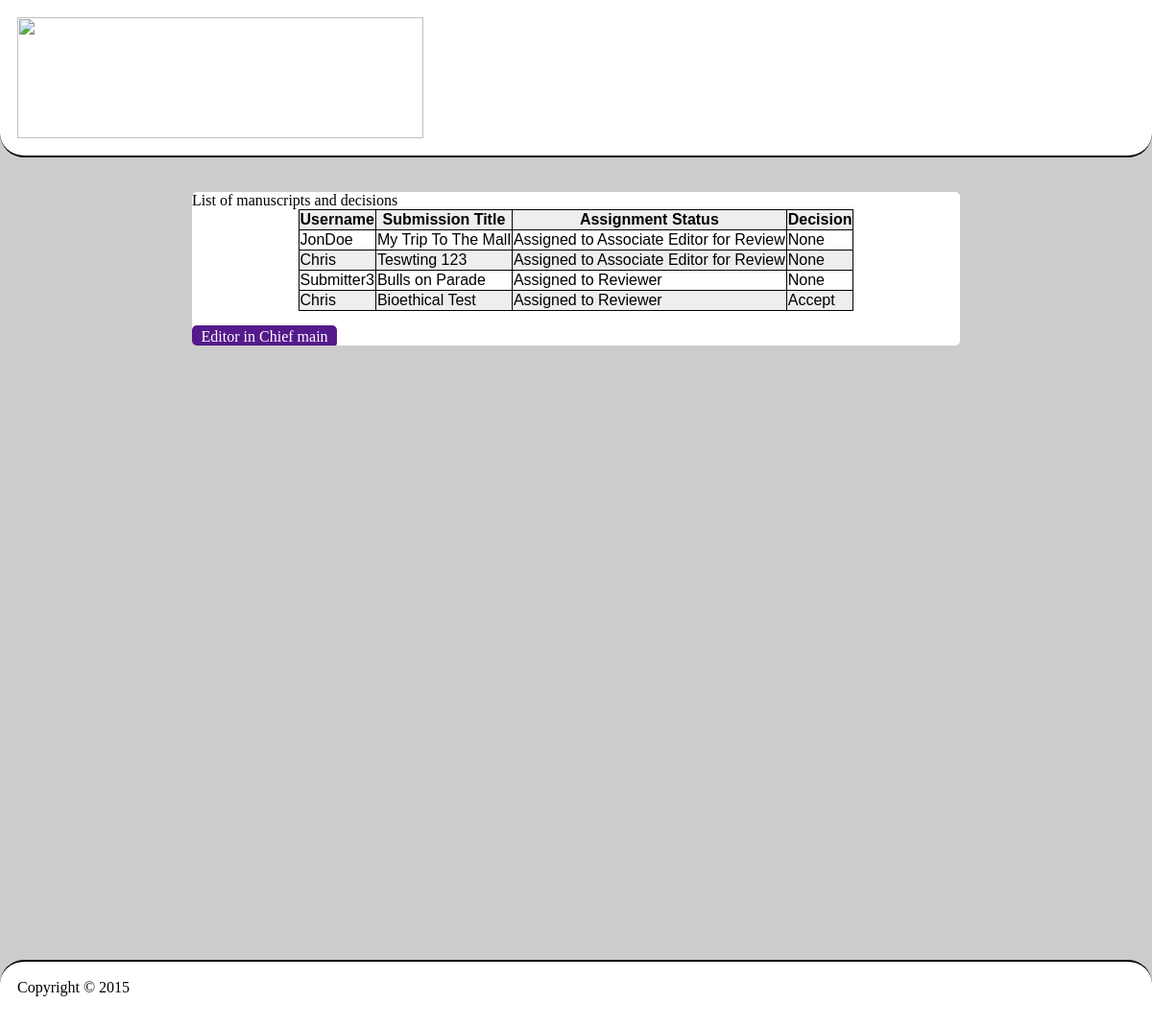
The app's page /submissionStatus.php (signed in) with its own data.
### tables this page shows
CREATE TABLE `manuscripts` (
  `ManuscriptID` int(11) NOT NULL,
  `Username` varchar(40) NOT NULL,
  `ArticleType` varchar(40) NOT NULL,
  `SymposiumName` varchar(500) NOT NULL,
  `SubmissionTitle` varchar(100) NOT NULL,
  `FirstAuthor` varchar(100) NOT NULL,
  `SecondAuthor` varchar(100) NOT NULL,
  `ThirdAuthor` varchar(100) NOT NULL,
  `FourthAuthor` varchar(100) NOT NULL,
  `FunderName` varchar(100) NOT NULL,
  `GrantNumber` varchar(500) NOT NULL,
  `GrantRecipient` varchar(100) NOT NULL,
  `Abstract` longtext NOT NULL,
  `Comments` longtext NOT NULL,
  `Status` int(10) NOT NULL DEFAULT '1',
  `DecisionID` int(11) NOT NULL DEFAULT '1',
  `DateCreated` timestamp NOT NULL DEFAULT CURRENT_TIMESTAMP,
  `JBIN` varchar(100) NOT NULL,
  `CorrespondingAuthor` varchar(100) NOT NULL,
  `CorrespondingEmail` varchar(100) NOT NULL,
  `SympSpIssue` varchar(10) NOT NULL,
  `Published1` varchar(10) NOT NULL,
  `Published2` varchar(10) NOT NULL,
  `Published3` varchar(10) NOT NULL
);

CREATE TABLE `manuscriptStatus` (
  `Status` int(11) NOT NULL,
  `DescriptionStatus` varchar(100) NOT NULL
);

CREATE TABLE `statuses` (
  `DecisionID` int(11) NOT NULL,
  `DescriptionDecision` varchar(100) NOT NULL
);

### submissionStatus.php (the view, shortened to what this page needs)
<body id="body1">
	<div id="header">
		<img src="http://ctomsyck.com/image/title.png" width="423px" height="126px">
	</div>
	<br>
	<br>
	<div class="wrapper">
  <div id="content">
<?php echo "<link rel='stylesheet' type='text/css' href='http://ctomsyck.com/stylesheet.css' />"; php?>
<?php
$role = $_SESSION['role'];
 if($role == '1'){
$con=mysqli_connect("fdb6.awardspace.net","1966405_journal","rich1journal","1966405_journal");
$result = mysqli_query($con,"select a.Username, a.SubmissionTitle, b.DescriptionStatus,  c.DescriptionDecision
							from manuscripts a
							join manuscriptStatus b on b.Status = a.Status
							join statuses c on c.DecisionID = a.DecisionID");
echo "List of manuscripts and decisions";
echo "<table border='1'>
<tr>
	<th>Username</th>
	<th>Submission Title</th>
	<th>Assignment Status</th>
	<th>Decision</th>
</tr>";
while($row = mysqli_fetch_array($result))
{
echo "<tr>";
echo "<td>" . $row['Username'] . "</td>";
echo "<td>" . $row['SubmissionTitle'] . "</td>";
echo "<td>" . $row['DescriptionStatus'] . "</td>";
echo "<td>" . $row['DescriptionDecision'] . "</td>";
echo "</tr>";
}
echo "</table>";
 ?>
 <html>
<head>
	<link type="text/css" rel="stylesheet" href="stylesheet.css"/>
</head>
<body>
<br><a href="/chiefEditorMain.php/">Editor in Chief main</a><br>
</body>
</html>
	</div>
		<div class="push"></div>
	</div>
		<footer>Copyright &copy; 2015</footer>
<?php
    } else {
        header('Location: /chiefEditorMain.php/');
        ob_end_flush();
    }?>

### stylesheet.css (style rules this page uses)
html, body { margin: 0; padding: 0; height: 100%; background: #cccccc; }
#content { background: white; width: 800px; overflow: auto; height: auto; border-radius: 5px; margin: 0 auto; padding: 0; }
div { padding: 0px; margin: 0px; }
#header { background-color: white; padding: 18px; border-bottom: 2px solid black; border-bottom-right-radius: 25px; border-bottom-left-radius: 25px; clear: both; }
footer { background-color: white; padding: 18px; border-top: 2px solid black; border-top-right-radius: 25px; border-top-left-radius: 25px; clear: both; }
footer, .push { height: 2em; clear: both; }
.wrapper { min-height: 100%; height: auto !important; height: 100%; margin: 0 auto; }
a:active, a:link { text-decoration: none; color: white; }
a { float: middle; width: 6em; color: white; text-decoration: none; background-color: #551A8B; padding: 0.2em 0.6em; border-right: 1px; border-radius: 5px; cursor: pointer; }
tr:nth-of-type(odd) { background-color: rgb(238, 238, 238); }
table, th, td { border: 1px solid black; border-collapse: collapse; font-family: Helvetica, sans-serif; margin-left: auto; margin-right: auto; border-radius: 5px; }

### records on screen
manuscripts: Username "JonDoe", SubmissionTitle "My Trip To The Mall", manuscriptstatus.DescriptionStatus "Assigned to Associate Editor for Review", statuses.DescriptionDecision "None"
manuscripts: Username "Chris", SubmissionTitle "Teswting 123", manuscriptstatus.DescriptionStatus "Assigned to Associate Editor for Review", statuses.DescriptionDecision "None"
manuscripts: Username "Submitter3", SubmissionTitle "Bulls on Parade", manuscriptstatus.DescriptionStatus "Assigned to Reviewer", statuses.DescriptionDecision "None"
manuscripts: Username "Chris", SubmissionTitle "Bioethical Test", manuscriptstatus.DescriptionStatus "Assigned to Reviewer", statuses.DescriptionDecision "Accept"
